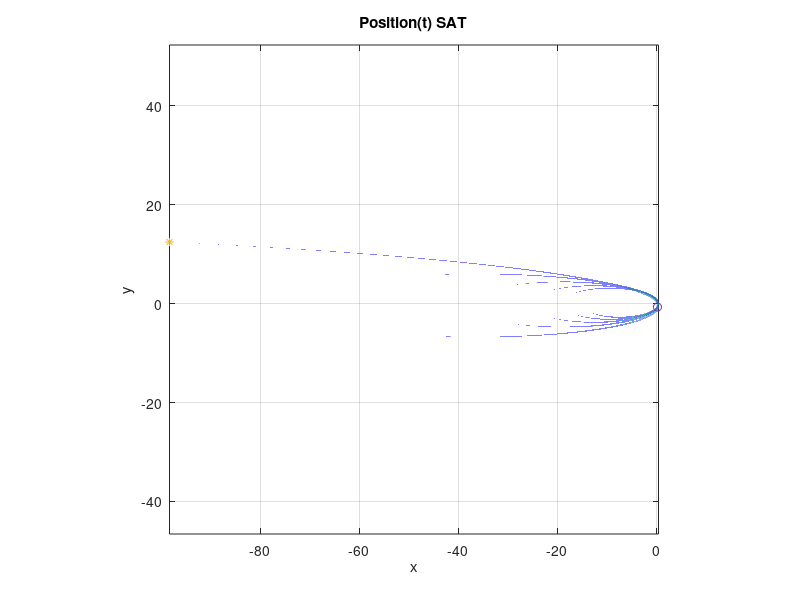

Source code (MATLAB): (Note: this script raises an error after producing the figure.)
%%%%%%%%%%%%%%%%%%%%%%%%%%%%%%%%%%%%%%%%%
%%  2-body problem
%%	FCK-SAT
%%	INTERFEROMETER_X-RAY_IMAGING_GAMMA-RAY
%%
%%%%%%%%%%%%%%%%%%%%%%%%%%%%%%%%%%%%%%%%%
clear all;
clc;

G=3;
m1=1;
x1=-15;
y1=0;
vx1=0;
vy1=-2;
m2=300;
x2=0;
y2=0;
vx2=0;
vy2=0;
t=0;
endtime=100;
i=1000000;

dt=(endtime)/i;
X1=zeros(1,i);
Y1=zeros(1,i);
X2=zeros(1,i);
Y2=zeros(1,i);
VX1=zeros(1,i);
VY1=zeros(1,i);
VX2=zeros(1,i);
VY2=zeros(1,i);


X1(1)=x1;
Y1(1)=y1;
X2(1)=x2;
Y2(1)=y2;
VX1(1)=vx1;
VY1(1)=vy1;
VX2(1)=vx2;
VY2(1)=vy2;

c=1;

while c<i

    dx=X2(c)-X1(c);
    dy=Y2(c)-Y1(c);
    r=(dx^2+dy^2)^(1/2);
    
    a1=G*m2/r^2;
    a2=G*m1/r^2;
    
    ax1=a1*(dx/r);
    ay1=a1*(dy/r);
    ax2=a2*(-dx/r);
    ay2=a2*(-dy/r);

    X1(c+1)=X1(c)+VX1(c)*dt+(1/2)*ax1*dt^2;
    Y1(c+1)=Y1(c)+VY1(c)*dt+(1/2)*ay1*dt^2;
    X2(c+1)=X2(c)+VX2(c)*dt+(1/2)*ax2*dt^2;
    Y2(c+1)=Y2(c)+VY2(c)*dt+(1/2)*ay2*dt^2;
    
    VX1(c+1)=VX1(c)+ax1*dt;
    VY1(c+1)=VY1(c)+ay1*dt;
    VX2(c+1)=VX2(c)+ax2*dt;
    VY2(c+1)=VY2(c)+ay2*dt;
    c=c+1;
end

figure(1)
posit=plot(X1,Y1,X2,Y2,x1,y1,'*',x2,y2,'o');
title('Position(t) SAT');
xlabel('x');
ylabel('y');
daspect([1 1 1]);
set(gca,'PlotBoxAspectRatio',[1 1 1]);
grid on;

for rd=1:i/300:i
    
    
    rd=floor(rd);
    
    set(posit(1),'XData',X1(1:rd));
    set(posit(1),'YData',Y1(1:rd));
    set(posit(2),'XData',X2(1:rd));
    set(posit(2),'YData',Y2(1:rd));
    set(posit(3),'XData',X1(rd));
    set(posit(3),'YData',Y1(rd));
    set(posit(4),'XData',X2(rd));
    set(posit(4),'YData',Y2(rd));
    
    drawnow
end

figure(2)
im = imread('d.jpg');

X = [-1.5 3.2; 1.8 3.3; -3.7 1.5; -1.5 1.3; ...
      0.8 1.2; 3.3 1.5; -4.0 -1.0;-2.3 -0.7; ...
      0 -0.5; 2.0 -1.5; 3.7 -0.8; -3.5 -2.9; ...
     -0.9 -3.9; 2.0 -3.5; 3.5 -2.25];
 
voronoi(X(:,1),X(:,2))

